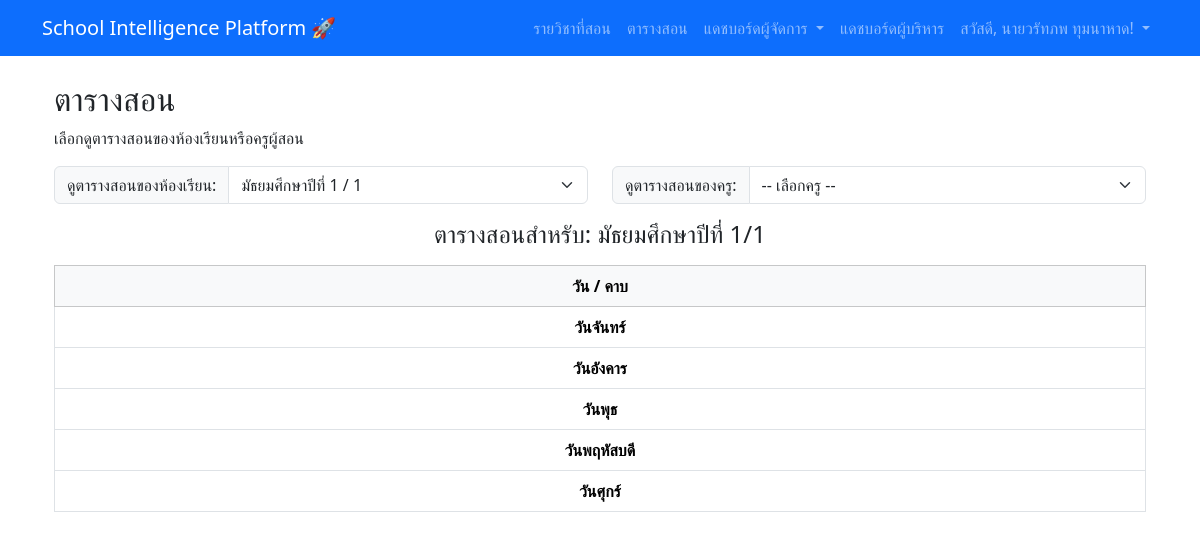
/timetable?class_group_id=1 (signed in), run on the app's committed database.
### V1.0/app/models.py (models this page shows, shortened)
class User(UserMixin, db.Model):
    id = db.Column(db.Integer, primary_key=True)
    username = db.Column(db.String(64), index=True, unique=True)
    password_hash = db.Column(db.String(256))
    full_name = db.Column(db.String(120))
    status = db.Column(db.String(50), default='Active')
    department = db.Column(db.String(120), index=True)
    max_periods_per_day = db.Column(db.Integer)
    max_periods_per_week = db.Column(db.Integer)
    roles = db.relationship('Role', secondary=user_roles, lazy='subquery',
                            backref=db.backref('users', lazy=True))
    activity_logs = db.relationship('ActivityLog', backref='user', lazy='dynamic')
    courses_taught = db.relationship('Course', backref='teacher', lazy='dynamic')
    advised_class_groups = db.relationship('ClassGroup', secondary=class_group_advisors, back_populates='advisors')

class GradeLevel(db.Model):
    id = db.Column(db.Integer, primary_key=True)
    name = db.Column(db.String(50), unique=True, nullable=False)
    class_groups = db.relationship('ClassGroup', backref='grade_level', lazy='dynamic')

class ClassGroup(db.Model):
    id = db.Column(db.Integer, primary_key=True)
    room_number = db.Column(db.String(10), nullable=False)
    academic_year = db.Column(db.Integer, index=True, nullable=False)
    grade_level_id = db.Column(db.Integer, db.ForeignKey('grade_level.id'))
    students = db.relationship('Student', backref='class_group', lazy='dynamic')
    advisors = db.relationship('User', secondary=class_group_advisors, back_populates='advised_class_groups')
    courses = db.relationship('Course', secondary=course_class_groups, back_populates='class_groups')

### V1.0/app/main/routes.py (the view, shortened to what this page needs)
@bp.route('/timetable')
@login_required
def view_timetable():
    class_group_id = request.args.get('class_group_id', type=int)
    teacher_id = request.args.get('teacher_id', type=int)
    all_class_groups = ClassGroup.query.join(GradeLevel).order_by(GradeLevel.id, ClassGroup.room_number).all()
    all_teachers = User.query.filter(User.roles.any(key='teacher')).order_by(User.full_name).all()
    school_periods = SchoolPeriod.query.order_by('start_time').all()
    slots_query = TimetableSlot.query
    viewing_target = None
    if class_group_id:
        slots_query = slots_query.filter_by(class_group_id=class_group_id)
        viewing_target = ClassGroup.query.get(class_group_id)
    elif teacher_id:
        slots_query = slots_query.join(Course).filter(Course.teacher_id == teacher_id)
        viewing_target = User.query.get(teacher_id)
    timetable_grid = {day: {p.period_number: None for p in school_periods} for day in range(5)}
    viewing_target = None
    time_blocks = TimetableBlock.query.all()
    slots_query = TimetableSlot.query
    if class_group_id:
        slots_query = slots_query.filter_by(class_group_id=class_group_id)
        viewing_target = ClassGroup.query.get(class_group_id)
    elif teacher_id:
        slots_query = slots_query.join(Course).filter(Course.teacher_id == teacher_id)
        viewing_target = User.query.get(teacher_id)
    for slot in slots_query.all():
        timetable_grid[slot.day_of_week][slot.course.subject.course_offerings[0].teacher_id] = slot
    return render_template('main/timetable.html',
                           title='ดูตารางสอน',
                           all_class_groups=all_class_groups,
                           all_teachers=all_teachers,
                           school_periods=school_periods,
                           timetable_grid=timetable_grid,
                           selected_class_group_id=class_group_id,
                           selected_teacher_id=teacher_id,
                           viewing_target=viewing_target)

### V1.0/app/templates/main/timetable.html (shortened to what this page needs)
{% extends "base.html" %}
{% block content %}
<div class="container-fluid mt-4">
    <h2> ตารางสอน</h2>
    <p>เลือกดูตารางสอนของห้องเรียนหรือครูผู้สอน</p>
    <div class="row mb-3">
        <div class="col-md-6">
            <form method="GET" action="{{ url_for('main.view_timetable') }}">
                <div class="input-group">
                    <label class="input-group-text" for="class_group_select">ดูตารางสอนของห้องเรียน:</label>
                    <select name="class_group_id" id="class_group_select" class="form-select" onchange="this.form.submit()">
                        {% for c in all_class_groups %}
                        <option value="{{ c.id }}" {% if c.id == selected_class_group_id %}selected{% endif %}>
                            {{ c.grade_level.name }} / {{ c.room_number }}
                        </option>
                        {% endfor %}
                    </select>
                </div>
            </form>
        </div>
        <div class="col-md-6">
            <form method="GET" action="{{ url_for('main.view_timetable') }}">
                <div class="input-group">
                    <label class="input-group-text" for="teacher_select">ดูตารางสอนของครู:</label>
                    <select name="teacher_id" id="teacher_select" class="form-select" onchange="this.form.submit()">
                        <option value="">-- เลือกครู --</option>
                    </select>
                </div>
            </form>
        </div>
    </div>
    {% if viewing_target %}
    <h4 class="text-center mb-3">ตารางสอนสำหรับ: {{ viewing_target.grade_level.name ~ "/" ~ viewing_target.room_number if selected_class_group_id else viewing_target.full_name }}</h4>
    <table class="table table-bordered text-center">
        <thead class="table-light">
            <tr>
                <th style="width: 10%;">วัน / คาบ</th>
            </tr>
        </thead>
        <tbody>
            {% for day in range(5) %}
            <tr>
                <td><strong>{{ ["วันจันทร์", "วันอังคาร", "วันพุธ", "วันพฤหัสบดี", "วันศุกร์"][day] }}</strong></td>
            </tr>
            {% endfor %}
        </tbody>
    </table>
    {% endif %}
</div>
{% endblock %}

### V1.0/app/templates/base.html (shortened to what this page needs)
<!doctype html>
<html lang="th">
<head>
    <link href="https://cdn.jsdelivr.net/npm/bootstrap@5.3.3/dist/css/bootstrap.min.css" rel="stylesheet">
</head>
<body>
    <nav class="navbar navbar-expand-lg navbar-dark bg-primary">
        <div class="container">
            <a class="navbar-brand" href="{{ url_for('main.index') }}">School Intelligence Platform 🚀</a>
            <div class="collapse navbar-collapse" id="navbarNav">
<ul class="navbar-nav ms-auto">
    {% if current_user.is_anonymous %}
        <li class="nav-item"><a class="nav-link" href="{{ url_for('auth.login') }}">เข้าสู่ระบบ</a></li>
    {% else %}
        {% if 'teacher' in current_user.roles|map(attribute='key') %}
        <li class="nav-item">
            <a class="nav-link" href="{{ url_for('course.my_courses') }}">รายวิชาที่สอน</a>
        </li>
        {% endif %}
        {% if not current_user.is_anonymous %}
        <li class="nav-item">
            <a class="nav-link" href="{{ url_for('main.view_timetable') }}">
                 ตารางสอน
            </a>
        </li>
        {% endif %}
        {% if 'manager' in current_user.roles|map(attribute='key') %}
        <li class="nav-item dropdown">
            <a class="nav-link dropdown-toggle" href="#" id="managerDropdown" role="button" data-bs-toggle="dropdown" aria-expanded="false">
                แดชบอร์ดผู้จัดการ
            </a>
        </li>
        {% endif %}
        {% if 'executive' in current_user.roles|map(attribute='key') %}
<li class="nav-item">
    <a class="nav-link" href="{{ url_for('executive.dashboard') }}">แดชบอร์ดผู้บริหาร</a>
</li>
{% endif %}
        <li class="nav-item dropdown">
            <a class="nav-link dropdown-toggle" href="#" id="userDropdown" role="button" data-bs-toggle="dropdown" aria-expanded="false">
                สวัสดี, {{ current_user.full_name }}!
            </a>
        </li>
    {% endif %}
</ul>
            </div>
        </div>
    </nav>
    <main class="container mt-4">
        {% block content %}{% endblock %}
    </main>
</body>
</html>

### data on the page
User: full_name "นายวรัทภพ ทุมนาหาด"
GradeLevel: grade_level "มัธยมศึกษาปีที่ 1/1"

### other printed values
{{ ["วันจันทร์", "วันอังคาร", "วันพุธ", "วันพฤหัสบดี", "วันศุกร์"][day] }} "วันจันทร์" "วันอังคาร" "วันพุธ" "วันพฤหัสบดี" "วันศุกร์"
form field class_group_id "มัธยมศึกษาปีที่ 1 / 1"
